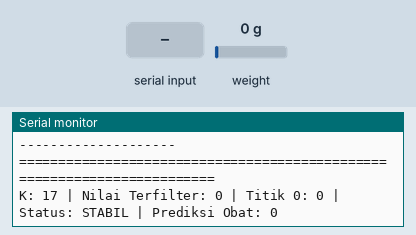
Bench run of a sketch on a simulated Arduino Uno, built with avr-gcc and run on an emulated ATmega328P. On the bench: the last lines printed to the serial monitor. Inputs (shaded band) come from the test bench; at power-on: weight on the scale 0 g.

Above: at 9.2 s.
9.3 s: weight on the scale set to 100 g
At 10.1 s:
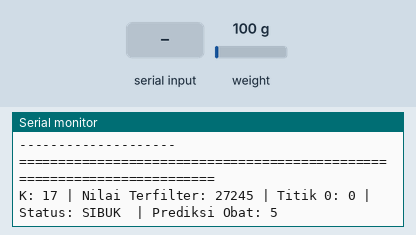
11.0 s: "K=\n" received over Serial
At 11.16 s:
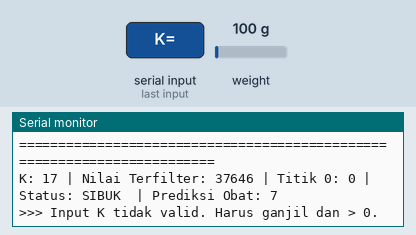
12.5 s: weight on the scale set to 1250 g
At 12.57 s:
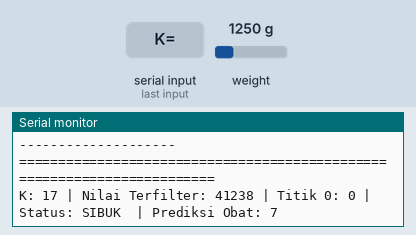
15.5 s: weight on the scale set to 100 g
At 15.64 s:
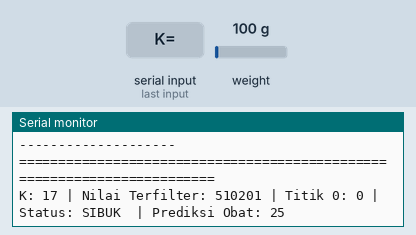
18.5 s: "K=90\n" received over Serial
At 18.64 s:
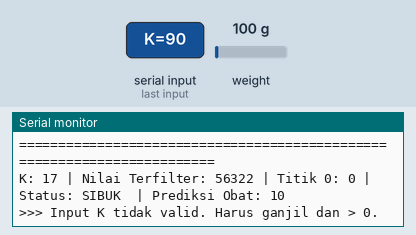
Timing chart, 0 to 21.5 s (numbered marks = the images above; inputs shaded):
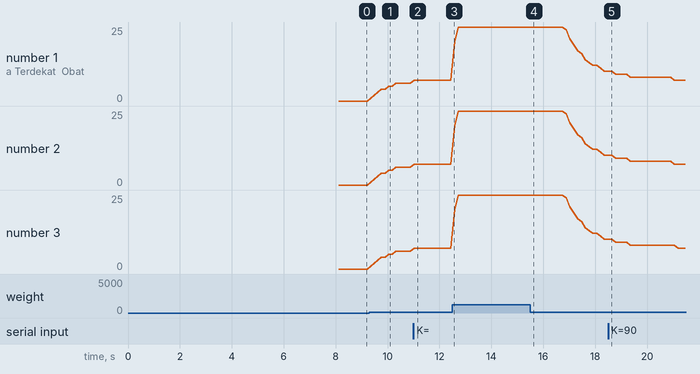

Measured:
- after the input at 9.3 s, the serial monitor: prints a new line after 0.05 s (image 1)
- after the input at 11.0 s, the serial monitor: prints a new line after 0.05 s (image 2)
- plotted number 1: 0 → 6 after the input at 9.3 s, 25 → 10 after the input at 15.5 s
- plotted number 2: 0 → 6 after the input at 9.3 s, 25 → 10 after the input at 15.5 s
- plotted number 3: 0 → 6 after the input at 9.3 s, 25 → 10 after the input at 15.5 s

The sketch:

Sistem_KNN_Final_Adaptif.ino
```cpp
#include "HX711.h"

HX711 scale;

// --- [KONFIGURASI] ---
int k_value = 17;

// --- Kelas & Struktur Data ---
class EMAFilter {
private:
  float alpha, last_ema;
  bool has_run;
public:
  EMAFilter(float a)
    : alpha(a), last_ema(0.0f), has_run(false) {}
  float filter(float val) {
    if (!has_run) {
      last_ema = val;
      has_run = true;
    }
    last_ema = (alpha * val) + ((1.0 - alpha) * last_ema);
    return last_ema;
  }
};

const int SAMPEL_PER_KELAS = 11;
struct KNNDataPoint {
  int jumlah_obat;
  long nilai_mentah[SAMPEL_PER_KELAS];
};

// --- Parameter & Variabel Sistem ---
EMAFilter raw_filter(0.16);  //0.16//0.08/0.32//0.24

const int JUMLAH_KELAS = 26;
const KNNDataPoint knn_dataset_original[JUMLAH_KELAS] = {
  { 0, { 295870, 295935, 295998, 296061, 296125, 296187, 296248, 296310, 296373, 296436, 296499 } },
  { 1, { 301167, 301213, 301259, 301305, 301351, 301398, 301444, 301490, 301536, 301582, 301629 } },
  { 2, { 308414, 308458, 308502, 308546, 308590, 308634, 308678, 308722, 308766, 308810, 308854 } },
  { 3, { 312686, 312734, 312782, 312830, 312878, 312926, 312974, 313022, 313070, 313118, 313166 } },
  { 4, { 317850, 317896, 317942, 317988, 318034, 318081, 318127, 318173, 318219, 318265, 318311 } },
  { 5, { 324819, 324865, 324911, 324957, 325004, 325050, 325096, 325142, 325188, 325234, 325280 } },
  { 6, { 329512, 329568, 329624, 329680, 329736, 329792, 329848, 329904, 329960, 330016, 330072 } },
  { 7, { 337018, 337056, 337094, 337132, 337170, 337208, 337246, 337284, 337322, 337360, 337398 } },
  { 8, { 340261, 340312, 340363, 340414, 340465, 340516, 340567, 340618, 340669, 340720, 340771 } },
  { 9, { 346176, 346223, 346270, 346317, 346364, 346411, 346458, 346505, 346552, 346599, 346646 } },
  { 10, { 352754, 352798, 352842, 352886, 352930, 352975, 353019, 353063, 353107, 353151, 353195 } },
  { 11, { 358228, 358267, 358306, 358345, 358384, 358423, 358462, 358501, 358540, 358579, 358618 } },
  { 12, { 365804, 365848, 365892, 365936, 365980, 366025, 366069, 366113, 366157, 366201, 366246 } },
  { 13, { 371815, 371850, 371885, 371920, 371955, 371990, 372025, 372060, 372095, 372130, 372165 } },
  { 14, { 377911, 377947, 377983, 378019, 378055, 378091, 378127, 378163, 378199, 378235, 378271 } },
  { 15, { 382898, 382928, 382958, 382988, 383018, 383048, 383078, 383108, 383138, 383168, 383198 } },
  { 16, { 388288, 388323, 388358, 388393, 388428, 388463, 388498, 388533, 388568, 388603, 388638 } },
  { 17, { 395093, 395127, 395161, 395195, 395229, 395263, 395297, 395331, 395365, 395399, 395433 } },
  { 18, { 400407, 400445, 400483, 400521, 400559, 400597, 400635, 400673, 400711, 400749, 400787 } },
  { 19, { 408019, 408061, 408103, 408145, 408187, 408229, 408271, 408313, 408355, 408397, 408439 } },
  { 20, { 414128, 414158, 414188, 414218, 414248, 414278, 414308, 414338, 414368, 414398, 414428 } },
  { 21, { 419822, 419862, 419902, 419942, 419982, 420022, 420062, 420102, 420142, 420182, 420222 } },
  { 22, { 424360, 424403, 424446, 424489, 424532, 424575, 424618, 424661, 424704, 424747, 424790 } },
  { 23, { 428080, 428113, 428146, 428179, 428212, 428245, 428278, 428311, 428344, 428377, 428410 } },
  { 24, { 433496, 433534, 433572, 433610, 433648, 433686, 433724, 433762, 433800, 433838, 433876 } },
  { 25, { 438752, 438784, 438816, 438848, 438880, 438912, 438944, 438976, 439008, 439040, 439072 } }
};

KNNDataPoint knn_dataset_adjusted[JUMLAH_KELAS];

// Variabel Logika Fotografer & Penjaga Stabilitas
bool isSystemStable = true;
float current_stable_raw = 0;
unsigned long lastInteractionTime = 0;
float lastFilteredRawForStabilityCheck = 0.0;
float anchor_filtered_raw;
unsigned long last_drift_check_time = 0;
int pill_count = 0;

const unsigned long SETTLING_TIME_MS = 4000;
const float INTERACTION_THRESHOLD_RAW = 500;
const unsigned long DRIFT_CHECK_INTERVAL_MS = 10000;
const long STABILITY_THRESHOLD_RAW = 3000;

const unsigned long REFINEMENT_PERIOD_MS = 60000;
unsigned long startup_time = 0;

// --- FUNGSI-FUNGSI LOGIKA ---

void adjustDatasetForDrift() {
  Serial.println("Menyesuaikan dataset berdasarkan drift saat ini...");
  long original_zero_raw = knn_dataset_original[0].nilai_mentah[5];
  long current_zero_raw = scale.read_average(80);
  // [PERBAIKAN BUG] Menggunakan selisih penuh, bukan dibagi dua
  long drift_offset = current_zero_raw - original_zero_raw;

  Serial.print("Drift terdeteksi: ");
  Serial.println(drift_offset);

  for (int i = 0; i < JUMLAH_KELAS; i++) {
    knn_dataset_adjusted[i].jumlah_obat = knn_dataset_original[i].jumlah_obat;
    for (int j = 0; j < SAMPEL_PER_KELAS; j++) {
      knn_dataset_adjusted[i].nilai_mentah[j] = knn_dataset_original[i].nilai_mentah[j] + drift_offset;
    }
  }
  anchor_filtered_raw = raw_filter.filter(current_zero_raw);
}

void adjustDatasetByOffset(long offset) {
  for (int i = 0; i < JUMLAH_KELAS; i++) {
    for (int j = 0; j < SAMPEL_PER_KELAS; j++) {
      knn_dataset_adjusted[i].nilai_mentah[j] += offset;
    }
  }
}

void updateSystemStability(float current_filtered_raw) {
  if (abs(current_filtered_raw - lastFilteredRawForStabilityCheck) > INTERACTION_THRESHOLD_RAW) {
    isSystemStable = false;
    lastInteractionTime = millis();
  }

  if (!isSystemStable && (millis() - lastInteractionTime > SETTLING_TIME_MS)) {
    isSystemStable = true;
  }
  lastFilteredRawForStabilityCheck = current_filtered_raw;
}

void runStabilityGuardian(int current_pill_count) {
  if (millis() - last_drift_check_time < DRIFT_CHECK_INTERVAL_MS) return;

  Serial.println("\n--- PENJAGA STABILITAS AKTIF ---");
  if (isSystemStable) {
    Serial.println("   --> Status: STABIL. Memeriksa drift...");
    // float current_stable_raw = raw_filter.filter(scale.read_average(20));
    long drift_diff = current_stable_raw - anchor_filtered_raw;

    Serial.print("   Titik Jangkar Lama : ");
    Serial.println(long(anchor_filtered_raw));
    Serial.print("   Titik Stabil Saat Ini: ");
    Serial.println(long(current_stable_raw));
    Serial.print("   Selisih Absolut    : ");
    Serial.println(abs(drift_diff));
    Serial.print("   Ambang Batas       : ");
    Serial.println(STABILITY_THRESHOLD_RAW);

    // [LOGIKA BARU] Fase Penyempurnaan (Refinement)
    if (millis() - startup_time < REFINEMENT_PERIOD_MS && current_pill_count == 0) {
      Serial.println("Refinment aktif!");
      // Selama 2 menit pertama, jika sistem stabil dan kosong, sempurnakan titik nol.
      // Gunakan EMA yang sangat lambat untuk menyempurnakan.
      long refined_zero_point = (0.95 * knn_dataset_adjusted[0].nilai_mentah[5]) + (0.05 * current_stable_raw);
      long refinement_offset = refined_zero_point - knn_dataset_adjusted[0].nilai_mentah[5];

      adjustDatasetByOffset(refinement_offset);  // Geser seluruh dataset

    }

    else if (abs(drift_diff) < STABILITY_THRESHOLD_RAW) {
      Serial.print("   --> KEPUTUSAN: Drift terdeteksi: ");
      Serial.println(drift_diff);
      adjustDatasetByOffset(drift_diff);
    } else {
      Serial.println("   --> KEPUTUSAN: Perubahan berat signifikan. Tidak ada koreksi.");
    }
    anchor_filtered_raw = current_stable_raw;
  } else {
    Serial.println("   --> Status: SIBUK. Melewatkan pengecekan drift.");
  }
  last_drift_check_time = millis();
  Serial.println("--------------------------------\n");
}

int classifyPillCount(float current_filtered_raw) {
  const int MAX_K_SUPPORTED = 99;
  if (k_value > MAX_K_SUPPORTED) k_value = MAX_K_SUPPORTED;

  long nearest_distances[MAX_K_SUPPORTED];
  int nearest_classes[MAX_K_SUPPORTED];

  for (int i = 0; i < k_value; i++) {
    nearest_distances[i] = LONG_MAX;
  }

  for (int i = 0; i < JUMLAH_KELAS; i++) {
    for (int j = 0; j < SAMPEL_PER_KELAS; j++) {
      long distance = abs(long(current_filtered_raw) - knn_dataset_adjusted[i].nilai_mentah[j]);
      for (int k = 0; k < k_value; k++) {
        if (distance < nearest_distances[k]) {
          for (int m = k_value - 1; m > k; m--) {
            nearest_distances[m] = nearest_distances[m - 1];
            nearest_classes[m] = nearest_classes[m - 1];
          }
          nearest_distances[k] = distance;
          nearest_classes[k] = knn_dataset_adjusted[i].jumlah_obat;
          break;
        }
      }
    }
  }

  float weighted_votes[JUMLAH_KELAS] = { 0.0f };
  for (int i = 0; i < k_value; i++) {
    float weight = 1.0 / (nearest_distances[i] + 1e-6);
    weighted_votes[nearest_classes[i]] += weight;
  }

  float max_weight = -1.0f;
  int result = 0;
  for (int i = 0; i < JUMLAH_KELAS; i++) {
    if (weighted_votes[i] > max_weight) {
      max_weight = weighted_votes[i];
      result = i;
    }
  }

  // [DIAGNOSTIK] Tampilkan detail pemungutan suara
  Serial.println("\n--- Analisis KNN ---");
  Serial.print("   Tetangga Terdekat (Obat): { ");
  for (int i = 0; i < k_value; i++) {
    Serial.print(nearest_classes[i]);
    if (i < k_value - 1) Serial.print(", ");
  }
  Serial.println(" }");
  Serial.print("   Total Bobot Suara Tertinggi: ");
  Serial.print(max_weight, 4);
  Serial.print(" untuk kelas ");
  Serial.print(result);
  Serial.println(" obat.");
  Serial.println("--------------------");

  return result;
}

// --- FUNGSI UTAMA ---

void setup() {
  Serial.begin(115200);
  Serial.println("Inisialisasi Laboratorium KNN Interaktif (v3)...");
  Serial.println("Perintah: K=[nilai] (contoh: K=7)");
  scale.begin(13, 14);
  startup_time = millis();

  adjustDatasetForDrift();

  lastFilteredRawForStabilityCheck = anchor_filtered_raw;
  last_drift_check_time = millis();
  Serial.println("Sistem siap.");
}

void loop() {
  if (Serial.available() > 0) {
    String command = Serial.readStringUntil('\n');
    command.trim();
    if (command.startsWith("K=")) {
      int new_k = command.substring(2).toInt();
      if (new_k > 0 && new_k % 2 != 0) {
        k_value = new_k;
        Serial.print("\n>>> Nilai K diubah menjadi: ");
        Serial.println(k_value);
      } else {
        Serial.println("\n>>> Input K tidak valid. Harus ganjil dan > 0.");
      }
    }
  }

  float filtered_raw = raw_filter.filter(scale.read());
  updateSystemStability(filtered_raw);
  int pill_count = classifyPillCount(filtered_raw);

  Serial.println("========================================================================");
  Serial.print("K: ");
  Serial.print(k_value);
  Serial.print(" | Nilai Terfilter: ");
  Serial.print(long(filtered_raw));
  Serial.print(" | Titik 0: ");
  Serial.print(knn_dataset_adjusted[0].nilai_mentah[5]);
  Serial.print(" | Status: ");
  Serial.print(isSystemStable ? "STABIL" : "SIBUK ");
  Serial.print(" | Prediksi Obat: ");
  Serial.println(pill_count);

  current_stable_raw = filtered_raw;
  runStabilityGuardian(pill_count);
  delay(1);
}
```
